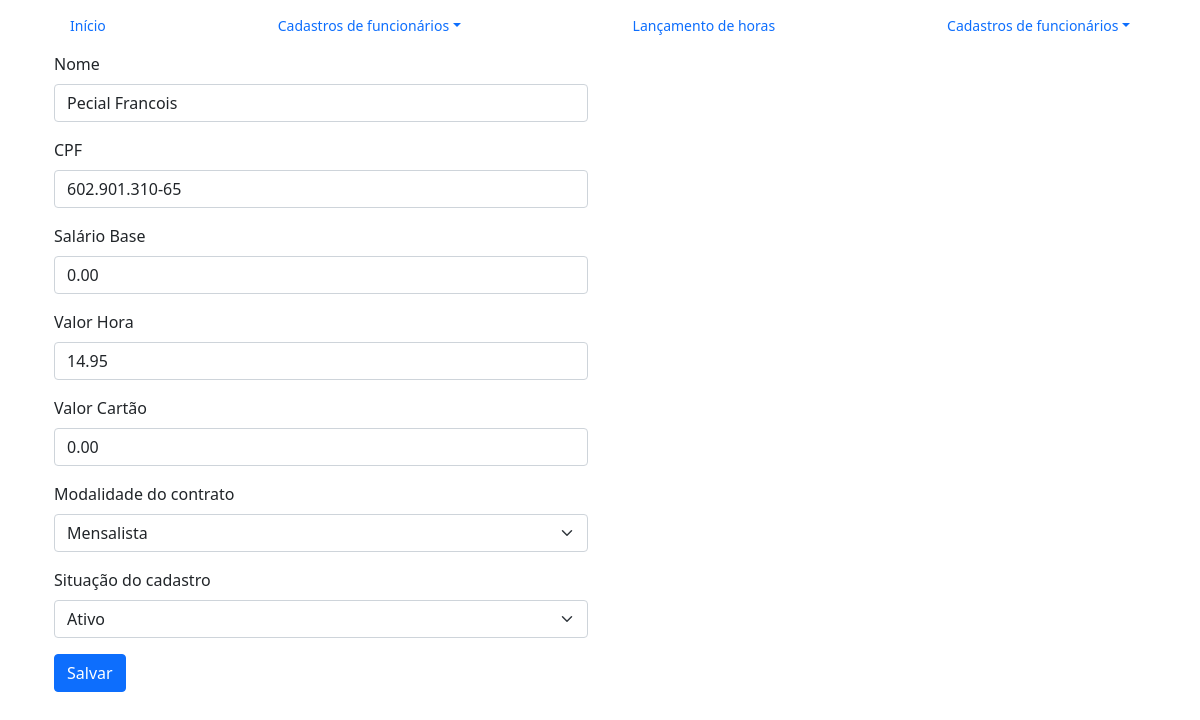
The app's page /editar/9/ with its own data.
### cadastro/models.py (models this page shows, shortened)
class Cadastro(models.Model):
    nome = models.CharField(verbose_name='Nome', max_length=70)
    cpf = models.CharField(verbose_name='CPF', max_length=14, unique=True)
    salario_base = models.DecimalField(max_digits=10, decimal_places=2)
    valor_hora = models.DecimalField(max_digits=10, decimal_places=2)
    valor_cartao = models.DecimalField(max_digits=10, decimal_places=2)
    modalidade_contrato = models.CharField(
        verbose_name='Modalidade do contrato',
        max_length=10,
        choices=ModalidadeEscolha.choices,
        default=ModalidadeEscolha.DIARISTA
    )
    situacao_cadastro = models.CharField(
        verbose_name='Situação do cadastro',
        max_length=12,
        choices=SituacaoCadastro.choices,
        default=SituacaoCadastro.ATIVO
    )
    criado_em = models.DateTimeField(verbose_name='Criado em', auto_now_add=True)
    editado_em = models.DateTimeField(verbose_name='editado em', auto_now=True)

### cadastro/views.py (the view)
# urls.py: path('editar/<int:pk>/', editar_funcionario, name='editar_funcionario'),
def editar_funcionario(request, pk):
    funcionario = get_object_or_404(Cadastro, pk=pk)
    if request.method == 'POST':
        form = CadastrarForm(request.POST, instance=funcionario)
        if form.is_valid():
            form.save()
            return redirect('buscar_funcionario')  # redireciona para a busca novamente
    else:
        form = CadastrarForm(instance=funcionario)
    return render(request, 'editar_funcionario.html', {'form': form, 'funcionario': funcionario})

### cadastro/forms.py
class CadastrarForm(forms.ModelForm):
    valor_hora = MoneyFormField(label='Valor Hora')
    salario_base = MoneyFormField(label='Salário Base')
    valor_cartao = MoneyFormField(label='Valor Cartão')
    class Meta:
        model = Cadastro
        fields = [
            'nome',
            'cpf',
            'salario_base',
            'valor_hora',
            'valor_cartao',
            'modalidade_contrato',
            'situacao_cadastro',
        ]
        widgets = {
            'nome': forms.TextInput(attrs={
                'class': 'form-control',
                'placeholder': 'Digite aqui seu nome'
            }),
            'cpf': forms.TextInput(attrs={
                'class': 'form-control cpf-mask',
                'placeholder': '000.000.000-00'
            }),
            'modalidade_contrato': forms.Select(attrs={
                'class': 'form-select',
            }),
            'situacao_cadastro': forms.Select(attrs={
                'class': 'form-select',
            }),
        }

### cadastro/templates/editar_funcionario.html (shortened to what this page needs)
{% extends "base.html" %}
{% load bootstrap5 %}
{% block conteudo %}
<main class="container">
  <div class="row mb-2">
    <div class="col-md-6">
        <form action="" method="post">
            {% bootstrap_form form %}
            <button class="btn btn-primary" type="submit">Salvar</button>
        </form>
    </div>
  </div>
</main>
{% endblock %}

### records on screen
Cadastro: nome "Pecial Francois", cpf "602.901.310-65", salario_base "0.00", valor_hora "14.95", valor_cartao "0.00", modalidade_contrato "Mensalista", situacao_cadastro "Ativo"
